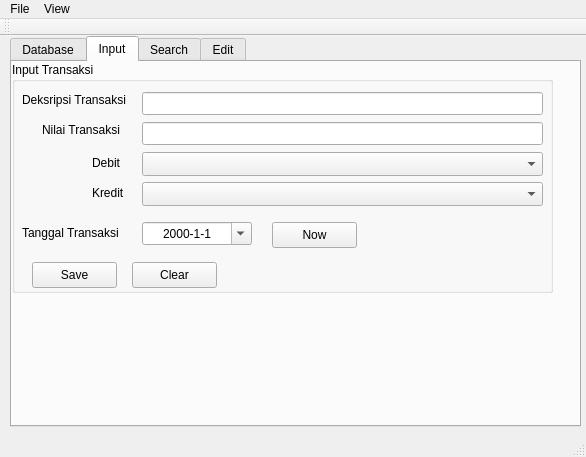
<?xml version="1.0" encoding="UTF-8"?>
<ui version="4.0">
 <class>sap</class>
 <widget class="QMainWindow" name="sap">
  <property name="geometry">
   <rect>
    <x>0</x>
    <y>0</y>
    <width>586</width>
    <height>457</height>
   </rect>
  </property>
  <property name="sizePolicy">
   <sizepolicy hsizetype="Preferred" vsizetype="Preferred">
    <horstretch>0</horstretch>
    <verstretch>0</verstretch>
   </sizepolicy>
  </property>
  <property name="windowTitle">
   <string>Simple Accounting Program</string>
  </property>
  <widget class="QWidget" name="centralWidget">
   <widget class="QTabWidget" name="tabMain">
    <property name="enabled">
     <bool>true</bool>
    </property>
    <property name="geometry">
     <rect>
      <x>10</x>
      <y>0</y>
      <width>571</width>
      <height>391</height>
     </rect>
    </property>
    <property name="currentIndex">
     <number>1</number>
    </property>
    <widget class="QWidget" name="tabDatabase">
     <attribute name="title">
      <string>Database</string>
     </attribute>
     <widget class="QGroupBox" name="grpDatabase">
      <property name="geometry">
       <rect>
        <x>0</x>
        <y>70</y>
        <width>311</width>
        <height>111</height>
       </rect>
      </property>
      <property name="title">
       <string>Manage Databases</string>
      </property>
      <widget class="QLineEdit" name="txtDbNew">
       <property name="enabled">
        <bool>true</bool>
       </property>
       <property name="geometry">
        <rect>
         <x>100</x>
         <y>30</y>
         <width>113</width>
         <height>23</height>
        </rect>
       </property>
      </widget>
      <widget class="QPushButton" name="btnDbNew">
       <property name="enabled">
        <bool>true</bool>
       </property>
       <property name="geometry">
        <rect>
         <x>230</x>
         <y>30</y>
         <width>61</width>
         <height>26</height>
        </rect>
       </property>
       <property name="text">
        <string>Create</string>
       </property>
      </widget>
      <widget class="QComboBox" name="cmbDbDelete">
       <property name="enabled">
        <bool>true</bool>
       </property>
       <property name="geometry">
        <rect>
         <x>100</x>
         <y>70</y>
         <width>111</width>
         <height>24</height>
        </rect>
       </property>
      </widget>
      <widget class="QPushButton" name="btnDbDelete">
       <property name="enabled">
        <bool>true</bool>
       </property>
       <property name="geometry">
        <rect>
         <x>230</x>
         <y>70</y>
         <width>61</width>
         <height>26</height>
        </rect>
       </property>
       <property name="text">
        <string>Delete</string>
       </property>
      </widget>
      <widget class="QLabel" name="label_11">
       <property name="geometry">
        <rect>
         <x>10</x>
         <y>30</y>
         <width>81</width>
         <height>21</height>
        </rect>
       </property>
       <property name="text">
        <string>Create Data</string>
       </property>
      </widget>
      <widget class="QLabel" name="label_12">
       <property name="geometry">
        <rect>
         <x>10</x>
         <y>70</y>
         <width>81</width>
         <height>21</height>
        </rect>
       </property>
       <property name="text">
        <string>Delete Data</string>
       </property>
      </widget>
     </widget>
     <widget class="QGroupBox" name="grpExportImport">
      <property name="geometry">
       <rect>
        <x>0</x>
        <y>190</y>
        <width>311</width>
        <height>101</height>
       </rect>
      </property>
      <property name="title">
       <string>Export/Import Data</string>
      </property>
      <widget class="QComboBox" name="cmbDbExport">
       <property name="enabled">
        <bool>true</bool>
       </property>
       <property name="geometry">
        <rect>
         <x>100</x>
         <y>20</y>
         <width>111</width>
         <height>24</height>
        </rect>
       </property>
      </widget>
      <widget class="QLabel" name="label_5">
       <property name="geometry">
        <rect>
         <x>10</x>
         <y>20</y>
         <width>91</width>
         <height>21</height>
        </rect>
       </property>
       <property name="text">
        <string>Data to Export</string>
       </property>
      </widget>
      <widget class="QPushButton" name="btnDbExport">
       <property name="enabled">
        <bool>true</bool>
       </property>
       <property name="geometry">
        <rect>
         <x>220</x>
         <y>20</y>
         <width>61</width>
         <height>26</height>
        </rect>
       </property>
       <property name="text">
        <string>Export</string>
       </property>
      </widget>
      <widget class="QPushButton" name="btnDbImport">
       <property name="enabled">
        <bool>true</bool>
       </property>
       <property name="geometry">
        <rect>
         <x>220</x>
         <y>70</y>
         <width>61</width>
         <height>26</height>
        </rect>
       </property>
       <property name="text">
        <string>Import</string>
       </property>
      </widget>
      <widget class="QComboBox" name="cmbDbImport">
       <property name="enabled">
        <bool>true</bool>
       </property>
       <property name="geometry">
        <rect>
         <x>100</x>
         <y>70</y>
         <width>111</width>
         <height>24</height>
        </rect>
       </property>
      </widget>
      <widget class="QLabel" name="label_6">
       <property name="geometry">
        <rect>
         <x>10</x>
         <y>70</y>
         <width>81</width>
         <height>21</height>
        </rect>
       </property>
       <property name="text">
        <string>Import to Data</string>
       </property>
      </widget>
     </widget>
     <widget class="QGroupBox" name="grpDbSelect">
      <property name="geometry">
       <rect>
        <x>0</x>
        <y>0</y>
        <width>221</width>
        <height>61</height>
       </rect>
      </property>
      <property name="title">
       <string>Select Data </string>
      </property>
      <widget class="QPushButton" name="btnDbExisting">
       <property name="enabled">
        <bool>true</bool>
       </property>
       <property name="geometry">
        <rect>
         <x>150</x>
         <y>20</y>
         <width>61</width>
         <height>26</height>
        </rect>
       </property>
       <property name="text">
        <string>Use</string>
       </property>
      </widget>
      <widget class="QComboBox" name="cmbDbExisting">
       <property name="enabled">
        <bool>true</bool>
       </property>
       <property name="geometry">
        <rect>
         <x>10</x>
         <y>20</y>
         <width>131</width>
         <height>24</height>
        </rect>
       </property>
      </widget>
     </widget>
    </widget>
    <widget class="QWidget" name="tabInput">
     <attribute name="title">
      <string>Input</string>
     </attribute>
     <widget class="QGroupBox" name="grpInput">
      <property name="geometry">
       <rect>
        <x>0</x>
        <y>0</y>
        <width>541</width>
        <height>231</height>
       </rect>
      </property>
      <property name="title">
       <string>Input Transaksi</string>
      </property>
      <widget class="QLabel" name="label">
       <property name="geometry">
        <rect>
         <x>10</x>
         <y>30</y>
         <width>121</width>
         <height>16</height>
        </rect>
       </property>
       <property name="text">
        <string>Deksripsi Transaksi</string>
       </property>
      </widget>
      <widget class="QLineEdit" name="txtTrsDeskrip">
       <property name="geometry">
        <rect>
         <x>130</x>
         <y>30</y>
         <width>401</width>
         <height>23</height>
        </rect>
       </property>
       <property name="maxLength">
        <number>32</number>
       </property>
      </widget>
      <widget class="QComboBox" name="cmbTrsDebet">
       <property name="geometry">
        <rect>
         <x>130</x>
         <y>90</y>
         <width>401</width>
         <height>24</height>
        </rect>
       </property>
      </widget>
      <widget class="QLabel" name="label_2">
       <property name="geometry">
        <rect>
         <x>80</x>
         <y>90</y>
         <width>31</width>
         <height>21</height>
        </rect>
       </property>
       <property name="text">
        <string>Debit</string>
       </property>
      </widget>
      <widget class="QLabel" name="label_3">
       <property name="geometry">
        <rect>
         <x>30</x>
         <y>60</y>
         <width>121</width>
         <height>16</height>
        </rect>
       </property>
       <property name="text">
        <string>Nilai Transaksi</string>
       </property>
      </widget>
      <widget class="QLineEdit" name="txtTrsNilai">
       <property name="geometry">
        <rect>
         <x>130</x>
         <y>60</y>
         <width>401</width>
         <height>23</height>
        </rect>
       </property>
       <property name="inputMethodHints">
        <set>Qt::ImhDigitsOnly|Qt::ImhFormattedNumbersOnly|Qt::ImhPreferNumbers</set>
       </property>
       <property name="text">
        <string/>
       </property>
       <property name="maxLength">
        <number>32</number>
       </property>
      </widget>
      <widget class="QDateEdit" name="dateTrsTanggal">
       <property name="geometry">
        <rect>
         <x>130</x>
         <y>160</y>
         <width>110</width>
         <height>23</height>
        </rect>
       </property>
       <property name="alignment">
        <set>Qt::AlignCenter</set>
       </property>
       <property name="readOnly">
        <bool>false</bool>
       </property>
       <property name="displayFormat">
        <string>yyyy-M-d</string>
       </property>
       <property name="calendarPopup">
        <bool>true</bool>
       </property>
       <property name="showGroupSeparator" stdset="0">
        <bool>false</bool>
       </property>
      </widget>
      <widget class="QLabel" name="label_4">
       <property name="geometry">
        <rect>
         <x>10</x>
         <y>160</y>
         <width>101</width>
         <height>21</height>
        </rect>
       </property>
       <property name="text">
        <string>Tanggal Transaksi</string>
       </property>
      </widget>
      <widget class="QPushButton" name="btnTrsSave">
       <property name="geometry">
        <rect>
         <x>20</x>
         <y>200</y>
         <width>85</width>
         <height>26</height>
        </rect>
       </property>
       <property name="text">
        <string>Save</string>
       </property>
      </widget>
      <widget class="QPushButton" name="btnTrsClear">
       <property name="geometry">
        <rect>
         <x>120</x>
         <y>200</y>
         <width>85</width>
         <height>26</height>
        </rect>
       </property>
       <property name="text">
        <string>Clear</string>
       </property>
      </widget>
      <widget class="QPushButton" name="btnTrsNow">
       <property name="geometry">
        <rect>
         <x>260</x>
         <y>160</y>
         <width>85</width>
         <height>26</height>
        </rect>
       </property>
       <property name="text">
        <string>Now</string>
       </property>
      </widget>
      <widget class="QLabel" name="label_14">
       <property name="geometry">
        <rect>
         <x>80</x>
         <y>120</y>
         <width>41</width>
         <height>21</height>
        </rect>
       </property>
       <property name="text">
        <string>Kredit</string>
       </property>
      </widget>
      <widget class="QComboBox" name="cmbTrsKredit">
       <property name="geometry">
        <rect>
         <x>130</x>
         <y>120</y>
         <width>401</width>
         <height>24</height>
        </rect>
       </property>
      </widget>
     </widget>
    </widget>
    <widget class="QWidget" name="tabSearch">
     <attribute name="title">
      <string>Search</string>
     </attribute>
     <widget class="QGroupBox" name="grpCari">
      <property name="geometry">
       <rect>
        <x>0</x>
        <y>0</y>
        <width>541</width>
        <height>291</height>
       </rect>
      </property>
      <property name="title">
       <string>Cari Data</string>
      </property>
      <widget class="QLineEdit" name="txtCariDeskrip">
       <property name="geometry">
        <rect>
         <x>130</x>
         <y>30</y>
         <width>371</width>
         <height>23</height>
        </rect>
       </property>
       <property name="maxLength">
        <number>32</number>
       </property>
      </widget>
      <widget class="QLineEdit" name="txtCariNilai">
       <property name="enabled">
        <bool>false</bool>
       </property>
       <property name="geometry">
        <rect>
         <x>130</x>
         <y>60</y>
         <width>371</width>
         <height>23</height>
        </rect>
       </property>
       <property name="inputMethodHints">
        <set>Qt::ImhDigitsOnly|Qt::ImhFormattedNumbersOnly|Qt::ImhPreferNumbers</set>
       </property>
       <property name="text">
        <string/>
       </property>
       <property name="maxLength">
        <number>32</number>
       </property>
      </widget>
      <widget class="QDateEdit" name="dateCariTanggal">
       <property name="enabled">
        <bool>false</bool>
       </property>
       <property name="geometry">
        <rect>
         <x>130</x>
         <y>150</y>
         <width>110</width>
         <height>23</height>
        </rect>
       </property>
       <property name="alignment">
        <set>Qt::AlignCenter</set>
       </property>
       <property name="readOnly">
        <bool>false</bool>
       </property>
       <property name="displayFormat">
        <string>yyyy-M-d</string>
       </property>
       <property name="calendarPopup">
        <bool>true</bool>
       </property>
       <property name="showGroupSeparator" stdset="0">
        <bool>false</bool>
       </property>
      </widget>
      <widget class="QPushButton" name="btnCari">
       <property name="geometry">
        <rect>
         <x>20</x>
         <y>190</y>
         <width>85</width>
         <height>26</height>
        </rect>
       </property>
       <property name="text">
        <string>Search</string>
       </property>
      </widget>
      <widget class="QPushButton" name="btnCariClear">
       <property name="geometry">
        <rect>
         <x>120</x>
         <y>190</y>
         <width>85</width>
         <height>26</height>
        </rect>
       </property>
       <property name="text">
        <string>Clear</string>
       </property>
      </widget>
      <widget class="QPushButton" name="btnCariNow">
       <property name="geometry">
        <rect>
         <x>260</x>
         <y>150</y>
         <width>85</width>
         <height>26</height>
        </rect>
       </property>
       <property name="text">
        <string>Now</string>
       </property>
      </widget>
      <widget class="QRadioButton" name="rbtCariDeskrip">
       <property name="geometry">
        <rect>
         <x>10</x>
         <y>30</y>
         <width>97</width>
         <height>20</height>
        </rect>
       </property>
       <property name="text">
        <string>Deskripsi</string>
       </property>
       <property name="checked">
        <bool>true</bool>
       </property>
      </widget>
      <widget class="QRadioButton" name="rbtCariNilai">
       <property name="geometry">
        <rect>
         <x>10</x>
         <y>60</y>
         <width>97</width>
         <height>20</height>
        </rect>
       </property>
       <property name="text">
        <string>Nilai</string>
       </property>
      </widget>
      <widget class="QRadioButton" name="rbtCariTanggal">
       <property name="geometry">
        <rect>
         <x>10</x>
         <y>150</y>
         <width>97</width>
         <height>20</height>
        </rect>
       </property>
       <property name="text">
        <string>Tanggal</string>
       </property>
      </widget>
      <widget class="QComboBox" name="cmbCariDebet">
       <property name="enabled">
        <bool>false</bool>
       </property>
       <property name="geometry">
        <rect>
         <x>130</x>
         <y>90</y>
         <width>371</width>
         <height>24</height>
        </rect>
       </property>
      </widget>
      <widget class="QRadioButton" name="rbtCariDebet">
       <property name="geometry">
        <rect>
         <x>10</x>
         <y>90</y>
         <width>97</width>
         <height>20</height>
        </rect>
       </property>
       <property name="text">
        <string>Debet</string>
       </property>
      </widget>
      <widget class="QComboBox" name="cmbCariKredit">
       <property name="enabled">
        <bool>false</bool>
       </property>
       <property name="geometry">
        <rect>
         <x>130</x>
         <y>120</y>
         <width>371</width>
         <height>24</height>
        </rect>
       </property>
      </widget>
      <widget class="QRadioButton" name="rbtCariKredit">
       <property name="geometry">
        <rect>
         <x>10</x>
         <y>120</y>
         <width>97</width>
         <height>20</height>
        </rect>
       </property>
       <property name="text">
        <string>Kredit</string>
       </property>
      </widget>
     </widget>
    </widget>
    <widget class="QWidget" name="tabEdit">
     <attribute name="title">
      <string>Edit</string>
     </attribute>
     <widget class="QGroupBox" name="grpEdit">
      <property name="geometry">
       <rect>
        <x>0</x>
        <y>0</y>
        <width>541</width>
        <height>271</height>
       </rect>
      </property>
      <property name="title">
       <string>Edit Transaksi</string>
      </property>
      <widget class="QLabel" name="label_7">
       <property name="geometry">
        <rect>
         <x>10</x>
         <y>70</y>
         <width>121</width>
         <height>16</height>
        </rect>
       </property>
       <property name="text">
        <string>Deksripsi Transaksi</string>
       </property>
      </widget>
      <widget class="QLineEdit" name="txtEditDeskrip">
       <property name="geometry">
        <rect>
         <x>130</x>
         <y>70</y>
         <width>401</width>
         <height>23</height>
        </rect>
       </property>
       <property name="maxLength">
        <number>32</number>
       </property>
      </widget>
      <widget class="QComboBox" name="cmbEditDebet">
       <property name="geometry">
        <rect>
         <x>130</x>
         <y>130</y>
         <width>401</width>
         <height>24</height>
        </rect>
       </property>
      </widget>
      <widget class="QLabel" name="label_8">
       <property name="geometry">
        <rect>
         <x>80</x>
         <y>130</y>
         <width>31</width>
         <height>21</height>
        </rect>
       </property>
       <property name="text">
        <string>Debit</string>
       </property>
      </widget>
      <widget class="QLabel" name="label_9">
       <property name="geometry">
        <rect>
         <x>30</x>
         <y>100</y>
         <width>121</width>
         <height>16</height>
        </rect>
       </property>
       <property name="text">
        <string>Nilai Transaksi</string>
       </property>
      </widget>
      <widget class="QLineEdit" name="txtEditNilai">
       <property name="geometry">
        <rect>
         <x>130</x>
         <y>100</y>
         <width>401</width>
         <height>23</height>
        </rect>
       </property>
       <property name="inputMethodHints">
        <set>Qt::ImhDigitsOnly|Qt::ImhFormattedNumbersOnly|Qt::ImhPreferNumbers</set>
       </property>
       <property name="text">
        <string/>
       </property>
       <property name="maxLength">
        <number>32</number>
       </property>
      </widget>
      <widget class="QDateEdit" name="dateEditTanggal">
       <property name="geometry">
        <rect>
         <x>130</x>
         <y>200</y>
         <width>110</width>
         <height>23</height>
        </rect>
       </property>
       <property name="alignment">
        <set>Qt::AlignCenter</set>
       </property>
       <property name="readOnly">
        <bool>false</bool>
       </property>
       <property name="displayFormat">
        <string>yyyy-M-d</string>
       </property>
       <property name="calendarPopup">
        <bool>true</bool>
       </property>
       <property name="showGroupSeparator" stdset="0">
        <bool>false</bool>
       </property>
      </widget>
      <widget class="QLabel" name="label_10">
       <property name="geometry">
        <rect>
         <x>10</x>
         <y>200</y>
         <width>101</width>
         <height>21</height>
        </rect>
       </property>
       <property name="text">
        <string>Tanggal Transaksi</string>
       </property>
      </widget>
      <widget class="QPushButton" name="btnEditChange">
       <property name="enabled">
        <bool>true</bool>
       </property>
       <property name="geometry">
        <rect>
         <x>20</x>
         <y>240</y>
         <width>85</width>
         <height>26</height>
        </rect>
       </property>
       <property name="text">
        <string>Update</string>
       </property>
      </widget>
      <widget class="QPushButton" name="btnEditNow">
       <property name="geometry">
        <rect>
         <x>260</x>
         <y>200</y>
         <width>85</width>
         <height>26</height>
        </rect>
       </property>
       <property name="text">
        <string>Now</string>
       </property>
      </widget>
      <widget class="QLabel" name="label_13">
       <property name="geometry">
        <rect>
         <x>70</x>
         <y>20</y>
         <width>51</width>
         <height>16</height>
        </rect>
       </property>
       <property name="text">
        <string>Data ID</string>
       </property>
      </widget>
      <widget class="QLineEdit" name="txtEditID">
       <property name="geometry">
        <rect>
         <x>130</x>
         <y>20</y>
         <width>181</width>
         <height>23</height>
        </rect>
       </property>
       <property name="maxLength">
        <number>32</number>
       </property>
      </widget>
      <widget class="QPushButton" name="btnEditShow">
       <property name="geometry">
        <rect>
         <x>320</x>
         <y>20</y>
         <width>85</width>
         <height>26</height>
        </rect>
       </property>
       <property name="text">
        <string>Show</string>
       </property>
      </widget>
      <widget class="QPushButton" name="btnEditDelete">
       <property name="enabled">
        <bool>true</bool>
       </property>
       <property name="geometry">
        <rect>
         <x>120</x>
         <y>240</y>
         <width>85</width>
         <height>26</height>
        </rect>
       </property>
       <property name="text">
        <string>Delete</string>
       </property>
      </widget>
      <widget class="QLabel" name="label_15">
       <property name="geometry">
        <rect>
         <x>80</x>
         <y>160</y>
         <width>41</width>
         <height>21</height>
        </rect>
       </property>
       <property name="text">
        <string>Kredit</string>
       </property>
      </widget>
      <widget class="QComboBox" name="cmbEditKredit">
       <property name="geometry">
        <rect>
         <x>130</x>
         <y>160</y>
         <width>401</width>
         <height>24</height>
        </rect>
       </property>
      </widget>
     </widget>
    </widget>
   </widget>
  </widget>
  <widget class="QToolBar" name="mainToolBar">
   <attribute name="toolBarArea">
    <enum>TopToolBarArea</enum>
   </attribute>
   <attribute name="toolBarBreak">
    <bool>false</bool>
   </attribute>
  </widget>
  <widget class="QStatusBar" name="statusBar"/>
  <widget class="QMenuBar" name="menuBar">
   <property name="geometry">
    <rect>
     <x>0</x>
     <y>0</y>
     <width>586</width>
     <height>19</height>
    </rect>
   </property>
   <widget class="QMenu" name="menuFile">
    <property name="title">
     <string>File</string>
    </property>
    <addaction name="separator"/>
    <addaction name="actionExit"/>
    <addaction name="actionAbout"/>
   </widget>
   <widget class="QMenu" name="menuView">
    <property name="title">
     <string>View</string>
    </property>
    <addaction name="actionTableJurnal"/>
    <addaction name="actionTableAkun"/>
    <addaction name="actionLaporanPendapatan"/>
    <addaction name="actionLaporanModal"/>
    <addaction name="actionLaporanKas"/>
    <addaction name="actionLaporanNeraca"/>
   </widget>
   <addaction name="menuFile"/>
   <addaction name="menuView"/>
  </widget>
  <action name="actionExit">
   <property name="text">
    <string>Exit</string>
   </property>
  </action>
  <action name="actionAbout">
   <property name="text">
    <string>About</string>
   </property>
  </action>
  <action name="actionTableJurnal">
   <property name="text">
    <string>Table Jurnal</string>
   </property>
  </action>
  <action name="actionTableAkun">
   <property name="text">
    <string>Table Akun</string>
   </property>
  </action>
  <action name="actionLaporanPendapatan">
   <property name="text">
    <string>Laporan Pendapatan</string>
   </property>
  </action>
  <action name="actionLaporanModal">
   <property name="text">
    <string>Laporan Modal</string>
   </property>
  </action>
  <action name="actionLaporanKas">
   <property name="text">
    <string>Laporan Kas</string>
   </property>
  </action>
  <action name="actionLaporanNeraca">
   <property name="text">
    <string>Laporan Neraca</string>
   </property>
  </action>
 </widget>
 <layoutdefault spacing="6" margin="11"/>
 <resources/>
 <connections/>
</ui>
